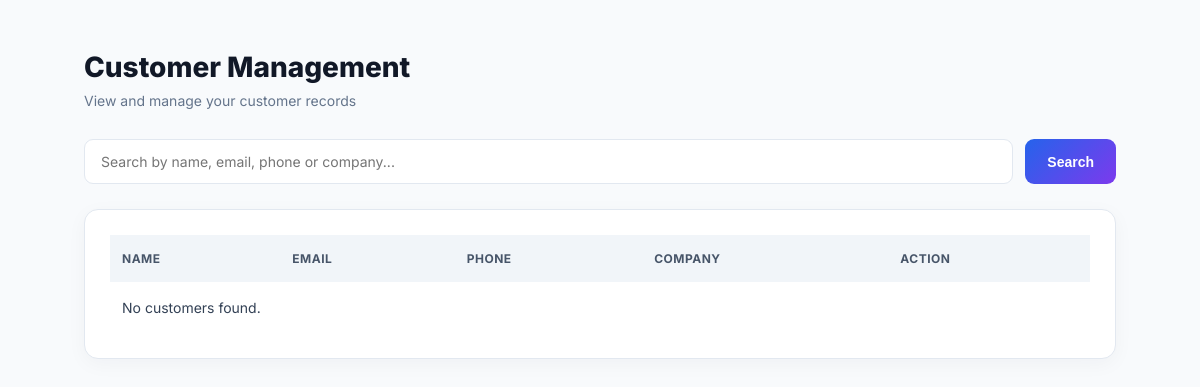
The app's page /customers/ (signed in), older data.
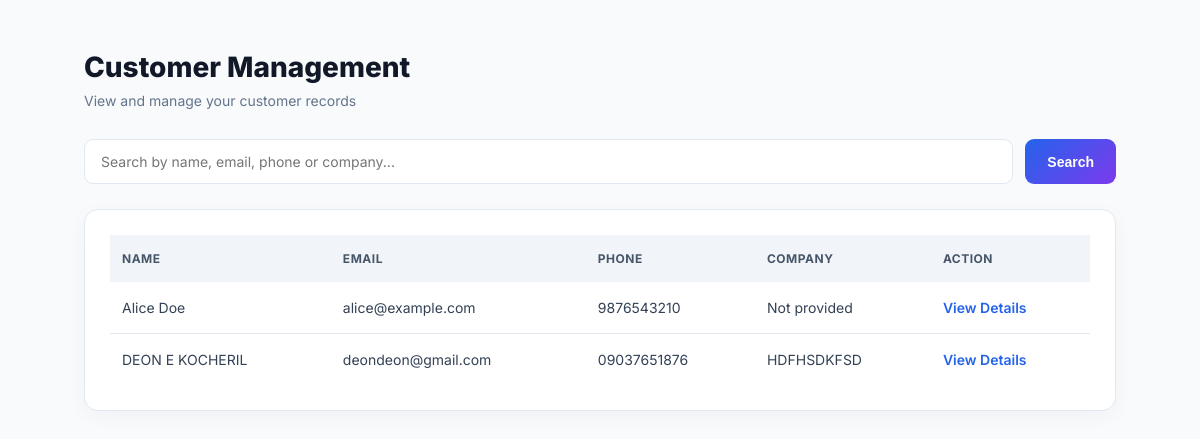
The same page, newer data.
### core/models.py (models this page shows, shortened)
class CustomerProfile(models.Model):
    CUSTOMER_TYPES = [
        ('individual', 'Individual'),
        ('business', 'Business'),
    ]
    user = models.OneToOneField(
        User,
        on_delete=models.CASCADE,
        related_name='customer_profile',
    )
    customer_type = models.CharField(
        max_length=20,
        choices=CUSTOMER_TYPES,
        default='individual',
    )
    company_name = models.CharField(
        max_length=150,
        blank=True,
        null=True,
    )
    phone = models.CharField(
        max_length=15,
        blank=True,
        null=True,
    )
    address = models.TextField(
        blank=True,
        null=True,
    )
    gst_number = models.CharField(
        max_length=20,
        blank=True,
        null=True,
    )

### core/views.py (the view, shortened to what this page needs)
# urls.py: path('customers/', views.customer_list, name='customer_list'),
@login_required
def customer_list(request):
    if not is_staff_or_admin(request.user):
        raise PermissionDenied
    customers = CustomerProfile.objects.select_related('user').all()
    search = request.GET.get('search', '')
    return render(request, 'core/customers/cust_list.html', {
    'customers': customers,
    'search': search
})

### core/views.py (called while the page is built)
def is_staff_or_admin(user):
    return (
        user.is_superuser or
        user.groups.filter(name__in=['Admin', 'Internal Staff']).exists()
    )

### core/templates/core/customers/cust_list.html (shortened to what this page needs)
{% load static %}
<!DOCTYPE html>
<html lang="en">
<head>
    <link rel="stylesheet" href="{% static 'core/css/customer_management.css' %}">
</head>
<body>
<div class="container">
    <div class="header">
        <h2>Customer Management</h2>
        <p>View and manage your customer records</p>
    </div>
    <form method="GET" class="search-form">
        <input
            type="text"
            name="search"
            placeholder="Search by name, email, phone or company..."
            value="{{ search }}"
        >
        <button type="submit">Search</button>
    </form>
    <div class="table-card">
        <table>
            <thead>
                <tr>
                    <th>Name</th>
                    <th>Email</th>
                    <th>Phone</th>
                    <th>Company</th>
                    <th>Action</th>
                </tr>
            </thead>
            <tbody>
                {% for customer in customers %}
                <tr>
                    <td>{{ customer.user.first_name }}</td>
                    <td>{{ customer.user.email }}</td>
                    <td>{{ customer.phone|default:"Not provided" }}</td>
                    <td>{{ customer.company_name|default:"Not provided" }}</td>
                    <td>
                        <a href="{% url 'customer_detail' customer.pk %}">
                            View Details
                        </a>
                    </td>
                </tr>
                {% empty %}
                <tr>
                    <td colspan="5">No customers found.</td>
                </tr>
                {% endfor %}
            </tbody>
        </table>
    </div>
</div>
</body>
</html>

Row changes from the older to the newer data that the page shows:
added CustomerProfile: user.first_name "Alice Doe", user.email "alice@example.com", phone "9876543210", company_name "Not provided"
added CustomerProfile: user.first_name "DEON E KOCHERIL", user.email "deondeon@gmail.com", phone "09037651876", company_name "HDFHSDKFSD"
Text that changed along with them:
text no longer shown: "No customers found."
